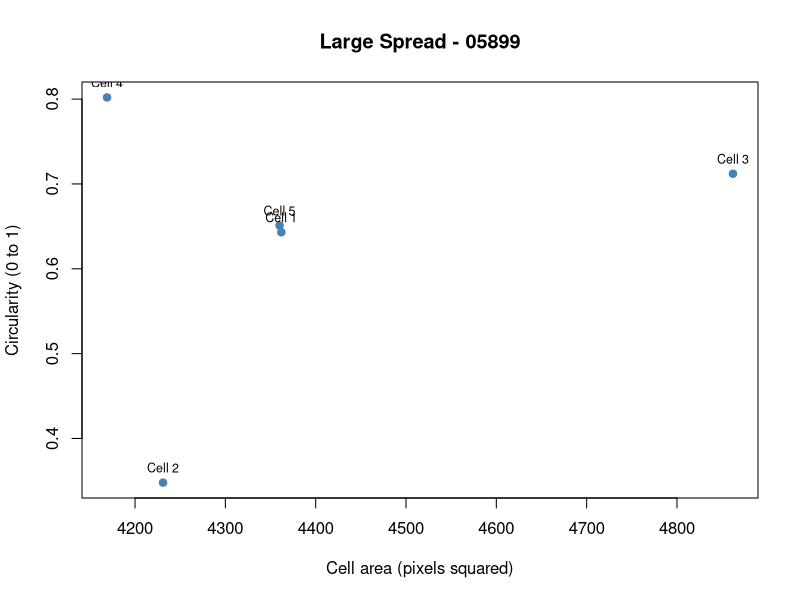
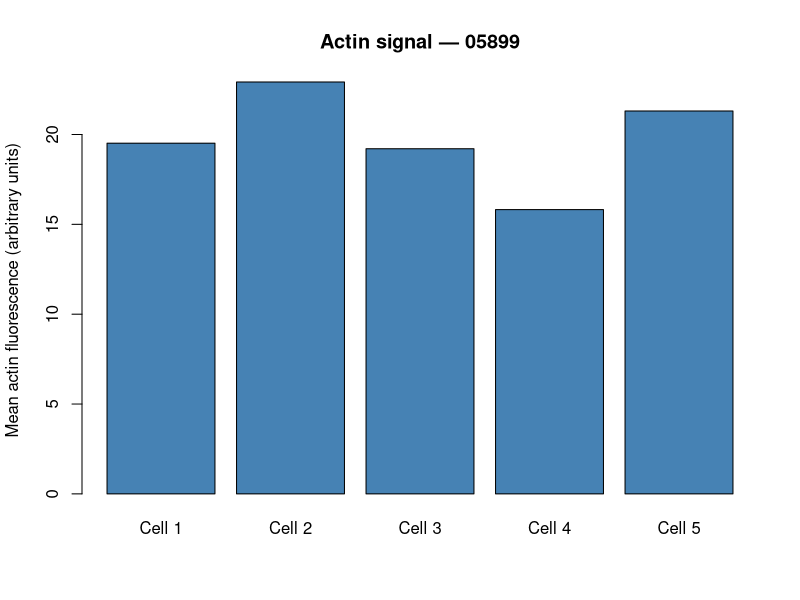

These figures' R source, in order:
# ==== BBBC018 Cytoskeleton Lab — 05899 ====
phenotype <- "Large Spread"
image_id  <- "05899"

# Read the Fiji Results CSV (no R packages needed)
d <- read.csv("fiji_results.csv", check.names = FALSE)
needed <- c("Area", "Mean", "Circ.", "AR")
if (!all(needed %in% names(d))) { stop("Missing Fiji columns. Recheck Set Measurements.") }
d <- d[complete.cases(d[, needed]), ]
if (nrow(d) < 5) stop("Measure five clear cells.")
d$Cell <- paste0("Cell ", seq_len(nrow(d)))
dir.create("results", showWarnings = FALSE)
dir.create("figures", showWarnings = FALSE)

# Save numerical summary
s <- data.frame(
  phenotype = phenotype, image_id  = image_id,
  cells_measured = nrow(d), mean_area_px2  = 
  mean(d$Area), mean_circularity = mean(d[["Circ."]]),
  mean_aspect_ratio = mean(d$AR), mean_actin_signal = mean(d$Mean))
write.csv(s, "results/cell_summary.csv", row.names = FALSE)
print(s)

# Figure 1: Cell area vs circularity
png("figures/area_vs_circularity.png", width = 900, height = 650)
plot(d$Area, d[["Circ."]], pch  = 19, col = "steelblue",
     xlab = "Cell area (pixels squared)", ylab = "Circularity (0 to 1)",
     main = paste(phenotype, "-", image_id))
text(d$Area, d[["Circ."]], labels = d$Cell, pos = 3, cex = 0.75)
dev.off()

# Figure 2: Relative actin signal of measured cells
png("figures/actin_intensity.png", width = 900, height = 650)
barplot(d$Mean, names.arg = d$Cell, col  = "steelblue",
        ylab = "Mean actin fluorescence (arbitrary units)",
        main = paste("Actin signal —", image_id))
dev.off()
